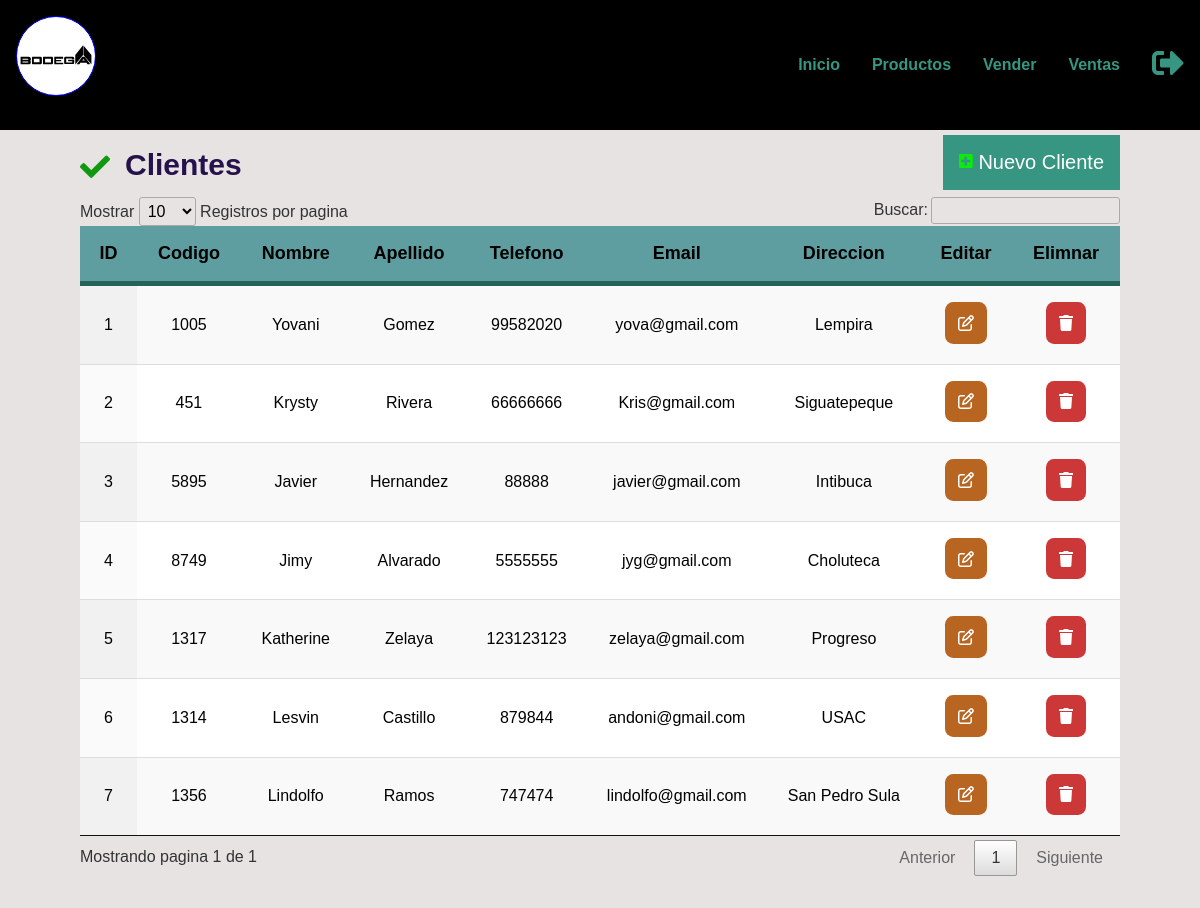
/lista_clientes.php (signed in), run on the app's committed database.
### tables this page shows
CREATE TABLE IF NOT EXISTS `clientes` (
  `Id` int(10) NOT NULL AUTO_INCREMENT COMMENT 'Almacena Id de los clientes',
  `Codigo` int(13) NOT NULL COMMENT 'Almacena el código de los clientes',
  `Nombre` varchar(20) NOT NULL COMMENT 'Almacena nombre de los clientes ',
  `Apellido` varchar(20) NOT NULL COMMENT 'Almacena apellidos de los clientes ',
  `Telefono` int(15) NOT NULL COMMENT 'Almacena el teléfono de los clientes ',
  `Email` varchar(25) NOT NULL COMMENT 'Almacena el correo electrónico de los clientes ',
  `Direccion` varchar(40) NOT NULL COMMENT 'Almacena la dirección de los clientes ',
  PRIMARY KEY (`Id`)
);

### lista_clientes.php (the view, shortened to what this page needs)
<?php
include_once "base_de_datos.php";
$where="";
$registros = $base->query("SELECT * FROM clientes $where;")->fetchAll(PDO::FETCH_OBJ);
?>
<!DOCTYPE html>
<html lang="es">
<head>
   <link rel="stylesheet" href="Iconos/css/all.min.css">
 <link rel="stylesheet" href="css/datatables.min.css">
  <link rel="stylesheet" href="css/reset.css">
  <link rel="stylesheet" href="css/style copy.css?t=1">
  <link rel="stylesheet" href="css/grid.css">
  <link rel="stylesheet" href="css/layout.css?t=1">
  <link rel="stylesheet" href="css/nav.css?t=1">
  <link rel="stylesheet" href="css/style.css">
  <link rel="stylesheet" href="https://cdnjs.cloudflare.com/ajax/libs/font-awesome/5.15.3/css/all.min.css">
</head>
<body>
  <header class="container-fluid header">
    <div class="container f0">
      <div class="item ph12 md4  inli-block  vertical-middle">
      <a href="index.php">
        <h1 class="logo round">Productos</h1>
      </a>1>
      </div>
      <nav class="item ph12 md8  inli-block  vertical-middle center md-right p0 menu" id="menu" role="navigation">
        <ul>
          <li class="nobullet vertical-middle"><a class="item" href="index.php">Inicio</a></li>
          <li class="nobullet vertical-middle"><a class="item" href="listar_productos.php">Productos</a></li>
          <li class="nobullet vertical-middle"><a class="item" href="vender_producto.php">Vender</a></li>
          <li class="nobullet vertical-middle"><a class="item" href="ventas.php">Ventas</a></li>
          <li class="nobullet  vertical-middle "><a class="item " href="destruir_session.php"><i title="Salir"
                class="fas fa-sign-out-alt   f2"></i></a>
          </li>
        </ul>
      </nav>
    </div>
  </header>
  <section class="sec1">
    <div class="max-width">
      <div class="titulo">
      <i class="fas fa-check"></i> <h1>Clientes</h1>
      </div>
      <div class="añadir">
        <a href="agregar_cliente.php">
          <i class="fas fa-plus-square"></i> Nuevo Cliente
        </a>
      </div>
    </div>
    <div class="tabla">
      <table class="display" id="myTable">
        <thead >
          <tr>
            <th HEIGHT="35px" >ID</th>
            <th>Codigo</th>
            <th>Nombre</th>
            <th>Apellido</th>
            <th>Telefono</th>
            <th>Email</th>
            <th>Direccion</th>
            <th>Editar</th>
            <th>Elimnar</th>
          </tr>
        </thead>
        <tbody>
        <?php foreach($registros as $cliente){ ?>
          <tr>
            <td><?php echo $cliente->Id ?></td>
            <td><?php echo $cliente->Codigo ?></td>
            <td><?php echo $cliente->Nombre ?></td>
            <td><?php echo $cliente->Apellido ?></td>
            <td><?php echo $cliente->Telefono ?> </td>
            <td><?php echo $cliente->Email ?></td>
            <td><?php echo $cliente->Direccion ?></td>
            <td><a href="<?php echo "Acciones/editar_cliente.php?id=" . $cliente->Id ?>" class="btn_edi"><i class="editar fa fa-edit"></i></a></td>
	    	<td><a href="<?php echo "Acciones/eliminar_cliente.php?id=" . $cliente->Id ?>" class='btn_del' ><i class="eliminar fa fa-trash"></i></a></td>
          </tr>
          <?php } ?>
        </tbody>
      </table>
    </div>
  </section>
</body>
</html>

### css/style copy.css (style rules this page uses)
.sec1 { width: 100%; height: 100vh; padding: 8rem 0; background-color: rgb(231, 227, 227); }
.sec1 .max-width { max-width: 1300px; margin: 0 auto; padding: 0 80px; display: flex; flex-direction: row; flex-flow: row nowrap; justify-content: space-between; align-items: center; }
.sec1 .max-width h1 { font-family: "Archivo Black", sans-serif; display: inline-block; font-size: 30px; font-weight: 700; color: rgb(37, 17, 75); }
.sec1 .max-width .añadir a { display: inline-block; font-size: 20px; vertical-align: bottom; }
.sec1 .max-width .añadir a i { color: rgb(10, 236, 10); }
.sec1 .max-width .añadir a { color: #fff; background-color: #369681; padding: 1rem; text-decoration: none; }
.sec1 .max-width .titulo i { font-size: 30px; color: rgb(16, 153, 16); }
.f0 { font-size: 0; }
.tabla { max-width: 1300px; margin: 0 auto; padding: 0 80px; border-collapse: collapse; }
.tabla table { width: 100%; border-collapse: collapse; }
.tabla table thead th { background-color: cadetblue; font-size: 18px; }
.tabla table thead { border-bottom: solid 5px #246355; color: #000; }
.tabla table tbody td { text-align: center; padding: 16px; }
.tabla table tbody tr td .editar { padding: 0.8rem; color: #fff; border-radius: 20%; background-color: rgb(184, 101, 34); cursor: pointer; }
.tabla table tbody tr td .eliminar { padding: 0.8rem; color: #fff; border-radius: 20%; background-color: rgb(204, 55, 55); cursor: pointer; }

### css/grid.css (style rules this page uses)
.container, .container-fluid { display: block; width: 100%; margin:auto; }
.container { max-width: 1200px; }
.item { display: block; padding: 16px; padding: 1rem; }
.ph12 { width: 100%; }
@media (min-width: 48em) { .md8 { width: 66.666666666666666666666666666667%; } }
@media (min-width: 48em) { .md4 { width: 33.333333333333333333333333333333%; } }

### css/layout.css (style rules this page uses)
.inli-block { display: inline-block; }
.vertical-middle { vertical-align: middle; }
.center { text-align: center; }
.f0 { font-size: 0; }
.f2 { font-size: 32px; font-size: 2rem; }
.p0 { padding: 0; }
.round { border-radius: 100%; }
.nobullet { margin-left: 0; list-style-type: none; }
@media (min-width: 48em) { .md-right { text-align: right; } }

### css/nav.css (style rules this page uses)
nav[role="navigation"] { -webkit-transition: all 0.3s ease-out; -moz-transition: all 0.3s ease-out; -ms-transition: all 0.3s ease-out; -o-transition: all 0.3s ease-out; transition: all 0.3s ease-out; }
.js nav[role="navigation"] { overflow: hidden; max-height: 0; }
nav[role="navigation"] ul { border-top: thin solid #808080; }
nav[role="navigation"] li { border-bottom: thin solid #808080; }
@media screen and (min-width: 48em) { .js nav[role="navigation"] { max-height: none; } }
@media screen and (min-width: 48em) { nav[role="navigation"] ul { border: 0; } }
@media screen and (min-width: 48em) { nav[role="navigation"] li { display: inline-block; border: 0; } }

### css/style.css (style rules this page uses)
.header { position: fixed; width: 100%; z-index: 999; background-color: #000; }
.logo { width: 5rem; height: 5rem; border: 1px solid blue; text-indent: 9999px; background: transparent url("../images/bodega.svg") no-repeat left; cursor: pointer; background-size: contain; }
.menu { font-weight: 700; }
.titulo { font-size: 13vw; font-family: Georgia, "Times New Roman", Times, serif, sans-serif; }
@media screen and (min-width: 20em) { .titulo { font-size: 12vw; } }
@media screen and (min-width: 48em) { .titulo { font-size: 5vw; } }
@media screen and (min-width: 64em) { .titulo { font-size: 5vw; } }

### data on the page
clientes: Id "1", Codigo "1005", Nombre "Yovani", Apellido "Gomez", Telefono "99582020", Email "yova@gmail.com", Direccion "Lempira"
clientes: Id "2", Codigo "451", Nombre "Krysty", Apellido "Rivera", Telefono "66666666", Email "Kris@gmail.com", Direccion "Siguatepeque"
clientes: Id "3", Codigo "5895", Nombre "Javier", Apellido "Hernandez", Telefono "88888", Email "javier@gmail.com", Direccion "Intibuca"
clientes: Id "4", Codigo "8749", Nombre "Jimy", Apellido "Alvarado", Telefono "5555555", Email "jyg@gmail.com", Direccion "Choluteca"
clientes: Id "5", Codigo "1317", Nombre "Katherine", Apellido "Zelaya", Telefono "123123123", Email "zelaya@gmail.com", Direccion "Progreso"
clientes: Id "6", Codigo "1314", Nombre "Lesvin", Apellido "Castillo", Telefono "879844", Email "andoni@gmail.com", Direccion "USAC"
clientes: Id "7", Codigo "1356", Nombre "Lindolfo", Apellido "Ramos", Telefono "747474", Email "lindolfo@gmail.com", Direccion "San Pedro Sula"
